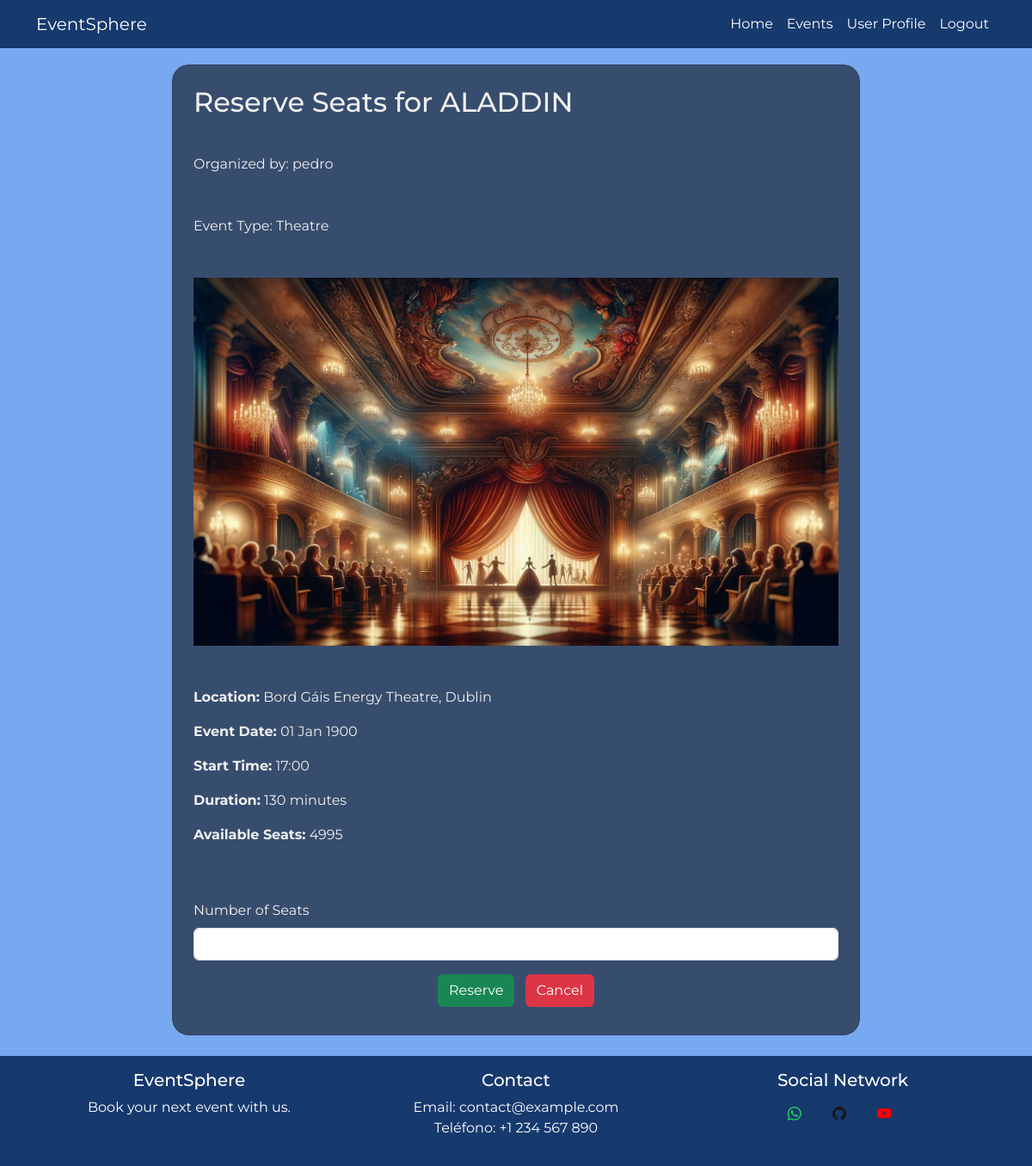
The app's page /reserve/1 (signed in) with its own data.
### models.py (models this page shows, shortened)
class Event(db.Model):
    id = db.Column(db.Integer, primary_key=True)
    title = db.Column(db.String(100), nullable=False)
    description = db.Column(db.String(100), nullable=False)
    event_date = db.Column(db.Date, nullable=False)  # Fecha del evento
    start_time = db.Column(db.Time, nullable=False)  # Hora de inicio del evento
    duration = db.Column(db.Integer, nullable=False)  # Duración del evento en minutos
    capacity = db.Column(db.Integer, nullable=False)  # Aforo total del evento
    organizer_id = db.Column(db.Integer, db.ForeignKey('user.id'), nullable=False)
    organizer = db.relationship('User', backref='organized_events')
    event_type = db.Column(db.String(50))
    location = db.Column(db.String(120))
    reservations = db.relationship('Reservation', backref='event', lazy='dynamic')
    @property
    def event_image(self):
        event_images = {
            'Concert': 'concert.webp',
            'Sport': 'sport.webp',
            'Theatre': 'theatre.webp',
            'Cinema': 'cinema.webp',
            'Exhibition': 'exhibition.webp',
            'Festival': 'festival.webp',
            'Workshop': 'workshop.webp',
            'Other': 'other.webp'
        }
        return event_images.get(self.event_type, 'default.jpg')

class User(db.Model):
    id = db.Column(db.Integer, primary_key=True)
    username = db.Column(db.String(80), unique=True, nullable=False)
    email = db.Column(db.String(120), unique=True, nullable=False)
    password_hash = db.Column(db.String(128))
    is_business = db.Column(db.Boolean, default=False)  # New field to indicate business user
    company_name = db.Column(db.String(100))
    reservations = db.relationship('Reservation', backref='user', lazy='dynamic')

### app.py (the view, shortened to what this page needs)
@app.route('/reserve/<int:event_id>', methods=['GET', 'POST'])
@login_required
def reserve(event_id):
    event = Event.query.get_or_404(event_id)
    if not event:
        flash('Event not found.', 'error')
        return redirect(url_for('events'))
    if 'user_id' not in session:
        flash('You need to log in to make a reservation.', 'danger')
        return redirect(url_for('events'))
    if is_business_user():
        flash('Business users cannot make reservations.', 'danger')
        return redirect(url_for('events'))
    total_reserved_seats = sum(reservation.seats for reservation in event.reservations)
    available_seats = event.capacity - total_reserved_seats
    event.available_seats = available_seats
    return render_template('reserve.html', event=event)

### app.py (called while the page is built)
def is_authenticated():
    return 'user_id' in session

def is_business_user():
    if is_authenticated():
        return User.query.get(session['user_id']).is_business
    return False

def login_required(f):
    @wraps(f)
    def decorated_function(*args, **kwargs):
        if not is_authenticated():
            flash('Please log in to access this page.', 'danger')
            return redirect(url_for('login'))
        return f(*args, **kwargs)
    return decorated_function

### templates/reserve.html
{% extends 'base.html' %}
{% block content %}
<div class="container card p-4 custom_form mb-4">
    <h2>Reserve Seats for {{ event.title }}</h2>
    <p>Organized by: {{ event.organizer.username }}</p>
    <p>Event Type: {{ event.event_type }}</p>
    <div class="text-center mb-3">
        <img src="{{ url_for('static', filename='images/' ~ event.event_image) }}" alt="{{ event.event_type }}"
            class="img-fluid">
    </div>
    <div class="mb-3">
        <p><strong>Location:</strong> {{ event.location }}</p>
        <p><strong>Event Date:</strong> {{ event.start_time.strftime('%d %b %Y') }}</p>
        <p><strong>Start Time:</strong> {{ event.start_time.strftime('%H:%M') }}</p>
        <p><strong>Duration:</strong> {{ event.duration }} minutes</p>
        <p><strong>Available Seats:</strong> {{ event.available_seats }}</p>
    </div>
    <form method="post" action="{{ url_for('reserve', event_id=event.id) }}">
        <div class="mb-3">
            <label for="seats" class="form-label">Number of Seats</label>
            <input type="number" class="form-control" id="seats" name="seats" min="1" max="{{ event.available_seats }}"
                required>
        </div>
        <div class="buttons col-4 my-2 ms-auto me-auto text-center">
            <button type="submit" class="btn btn-success ">Reserve</button>
            <a href="{{ url_for('events') }}" class="btn btn-danger mt-3 mt-md-0 ms-md-2">Cancel</a>
        </div>
    </form>
</div>
{% endblock %}

### static/css/styles.css (style rules this page uses)
* { margin: 0; padding: 0; box-sizing: border-box; font-family: 'Montserrat', 'Poppins', sans-serif; }
:root { --bg-dark:#16396E; --bg-light:#78A8F0; --container-light:#2F7BED; --container-dark:#374D6E; --border:#2561BA; --text-color:#F0F0F0; --title-color:#FFFFFF; }
html, body { height: 100%; color: var(--text-color); }
body { display: flex; flex-direction: column; background-color: var(--bg-light); padding-top: 3.2rem; }
.custom_form { background-color: var(--container-dark); border-radius: 20px; max-width: 50rem; margin: 0 auto; gap: 2rem; color: var(--text-color); }

### records on screen
Event: title "ALADDIN", event_type "Theatre", location "Bord Gáis Energy Theatre, Dublin", start_time "01 Jan 1900", start_time "17:00", duration "130"
User: organizer.username "pedro"

### other values on screen
{{ event.available_seats }} "4995"
